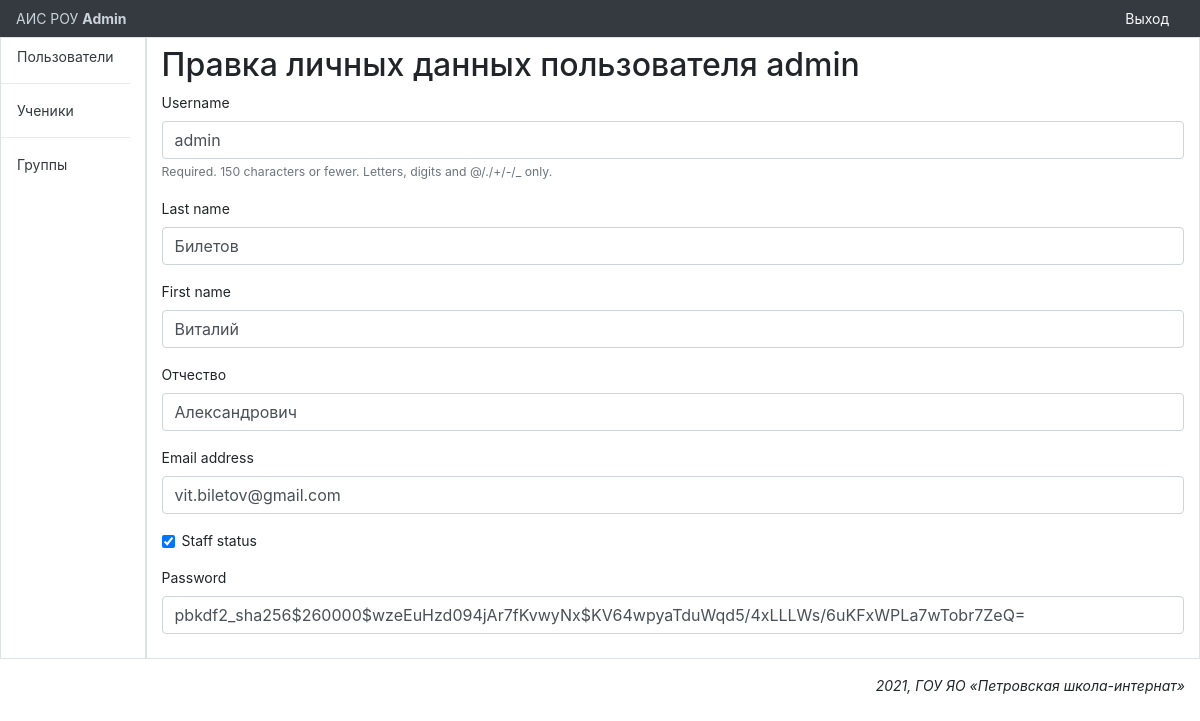
The app's page /admin_panel/accounts/profile/change/1/ (signed in), older data.
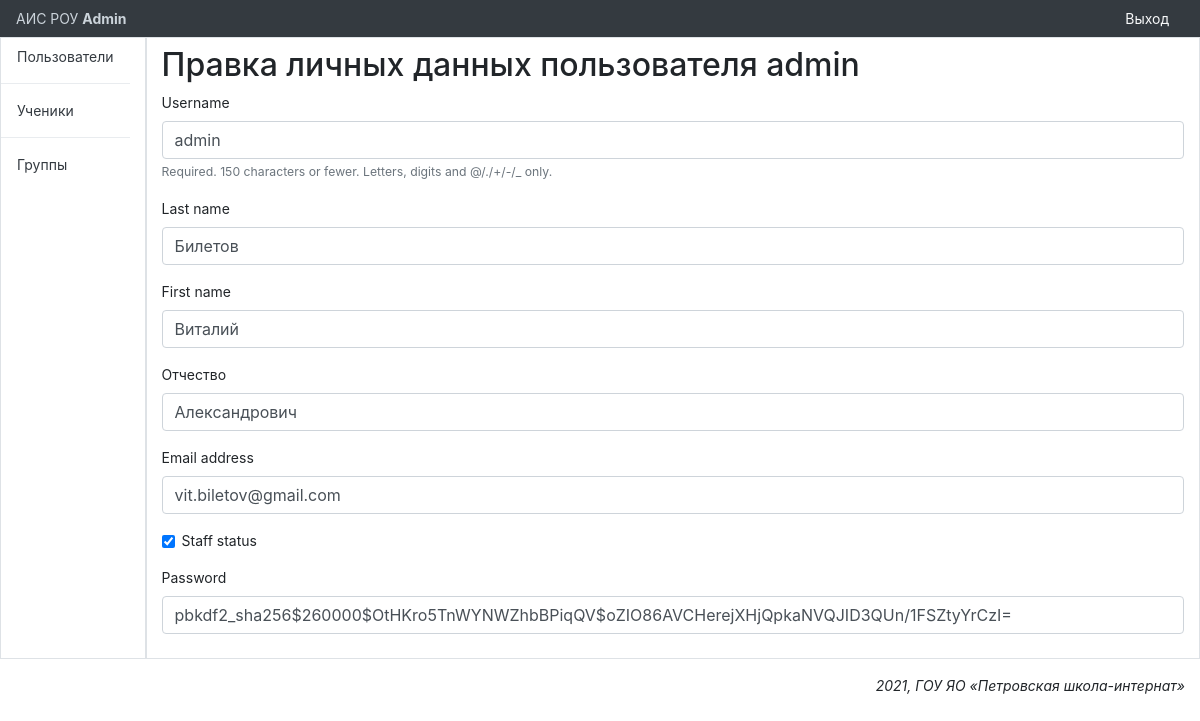
The same page, newer data.
### main/models.py (models this page shows)
class CustomUser(AbstractUser):
    patronymic = models.CharField('Отчество',max_length=50, blank=True, null=True)
    class Meta(AbstractUser.Meta):
        pass

### admin_panel/views.py (the view)
# urls.py: path('accounts/profile/change/<int:id>/', SDChangeUserInfoView.as_view(), name='profile_change'),
class SDChangeUserInfoView(SuccessMessageMixin, LoginRequiredMixin, UpdateView):
    model = CustomUser
    template_name = 'admin_panel/change_user_info.html'
    form_class = ChangeUserInfoForm
    success_url = reverse_lazy('admin_panel:users')
    success_message = 'Данные сохранены'
    def get_object(self, queryset=None):
        if not queryset:
            queryset = self.get_queryset()
        return get_object_or_404(queryset, pk=self.kwargs['id'])

### admin_panel/forms.py
class ChangeUserInfoForm(forms.ModelForm):
    class Meta:
        model = CustomUser
        fields = ('username', 'last_name', 'first_name', 'patronymic', 'email', 'is_staff', 'password',)

### templates/admin_panel/change_user_info.html (shortened to what this page needs)
{% extends 'layout/base_admin.html' %}
{% load static %}
{% load bootstrap4 %}
{% block content %}
    <h2>Правка личных данных пользователя {{ customuser.username }}</h2>
    <form method="post">
        {% bootstrap_form form layout='horizontal' %}
    </form>
{% endblock %}

Row changes from the older to the newer data that the page shows:
changed CustomUser "admin": password "pbkdf2_sha256$260000$wzeEuHzd094jAr7fKvwyNx$KV64wpyaTduWqd5/4xLLLWs/6uKFxWPLa7wTobr7ZeQ=" → "pbkdf2_sha256$260000$OtHKro5TnWYNWZhbBPiqQV$oZIO86AVCHerejXHjQpkaNVQJID3QUn/1FSZtyYrCzI="
